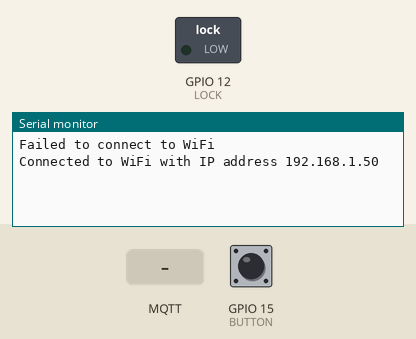
Simulated run of this sketch. Board: ESP32. On the bench: switched loads named in the sketch (green lamp = pin HIGH), the last lines printed to the serial monitor. Inputs (shaded band) come from the test bench; at power-on: GPIO 15 (BUTTON) HIGH. WiFi joins after 1.5 s; servers stay silent unless stated; no MQTT or app messages arrive unless stated; the camera gives no picture.

Above: at 6.5 s.
6.6 s: GPIO 15 (BUTTON) pulled LOW for 0.15 s
At 7.1 s:
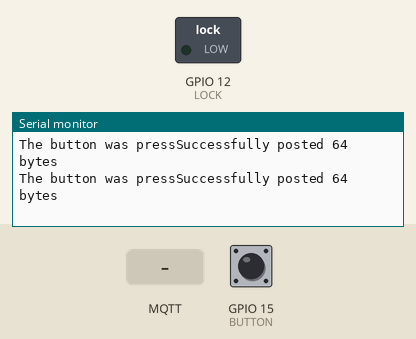
8.2 s: MQTT message "open_door" arrives on the first subscribed topic
At 8.7 s:
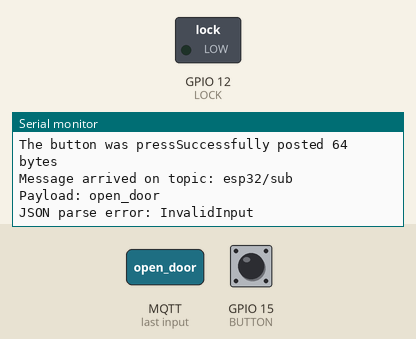
9.7 s: MQTT message "1" arrives on the first subscribed topic
At 10.9 s:
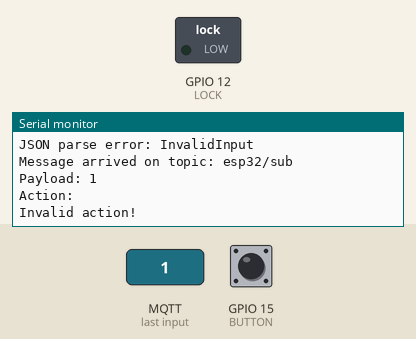
11.2 s: MQTT message "on" arrives on the first subscribed topic
At 12.2 s:
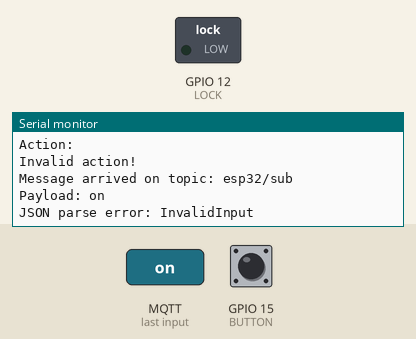
12.7 s: GPIO 15 (BUTTON) driven LOW
At 12.77 s:
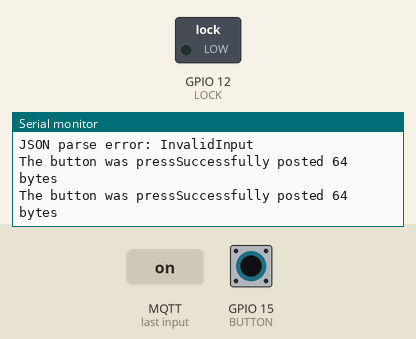

Measured:
- after the input at 6.6 s, the serial monitor: prints a new line at once (image 1)
- after the input at 8.2 s, the serial monitor: prints a new line at once (image 2)
- after the input at 9.7 s, the serial monitor: prints a new line at once (image 3)
- after the input at 11.2 s, the serial monitor: prints a new line at once (image 4)
- after the input at 12.7 s, the serial monitor: prints a new line at once (image 5)

The sketch:

esp32_cam_aws.ino
```cpp
#include "secrets.h"
#include <WiFiClientSecure.h>
#include <PubSubClient.h>
#include <ArduinoJson.h>
#include "WiFi.h"
#include "esp_camera.h"
#include <base64.h>
#include <string.h>
#include <iot.h>

#define BUTTON 15
#define LOCK 12

#define CAMERA_MODEL_AI_THINKER
#define CAMERA_MODULE_OV2640

#define PWDN_GPIO_NUM     32
#define RESET_GPIO_NUM    -1
#define XCLK_GPIO_NUM      0
#define SIOD_GPIO_NUM     26
#define SIOC_GPIO_NUM     27
#define Y9_GPIO_NUM       35
#define Y8_GPIO_NUM       34
#define Y7_GPIO_NUM       39
#define Y6_GPIO_NUM       36
#define Y5_GPIO_NUM       21
#define Y4_GPIO_NUM       19
#define Y3_GPIO_NUM       18
#define Y2_GPIO_NUM        5
#define VSYNC_GPIO_NUM    25
#define HREF_GPIO_NUM     23
#define PCLK_GPIO_NUM     22

#define LED_PIN           33 // Status led
#define LED_ON           LOW // - Pin is inverted.
#define LED_OFF         HIGH //
#define LAMP_PIN           4 // LED FloodLamp.

const char *topic_subscribe = "esp32/sub";

camera_fb_t *fb;
WiFiClientSecure secureClient = WiFiClientSecure();
PubSubClient mqttClient(secureClient);
IOT iotclient(secureClient, mqttClient);

// Status and illumination LED's
bool get_data(void)
{
    fb = esp_camera_fb_get();
    if (!fb)
    {
        Serial.println("Failed to get image");
        return false;
    }
    else
    {
        esp_camera_fb_return(fb);
        return true;
    }
}
// Hàm xử lý khi có dữ liệu nhận được
void mqttCallback(char* topic, byte* payload, unsigned int length) {
  Serial.print("Message arrived on topic: ");
  Serial.println(topic);

  // Chuyển payload từ mảng byte sang chuỗi
  String message = "";
  for (unsigned int i = 0; i < length; i++) {
    message += (char)payload[i];
  }

  Serial.print("Payload: ");
  Serial.println(message);

  // Parse JSON payload
  StaticJsonDocument<200> doc; // Tùy chỉnh kích thước nếu JSON lớn hơn
  DeserializationError error = deserializeJson(doc, message);

  if (error) {
    Serial.print("JSON parse error: ");
    Serial.println(error.c_str());
    return;
  }

  // Truy xuất các giá trị trong JSON
  const char* action = doc["action"]; // Truy cập giá trị của khóa "action"
  Serial.print("Action: ");
  Serial.println(action);

  // So sánh giá trị và thực hiện hành động
  if (strcmp(action, "open_door") == 0) {
    digitalWrite(LOCK, HIGH); // Mở khóa
    delay(1000);              // Giữ mở trong 100ms
    digitalWrite(LOCK, LOW); // Đóng khóa
   } else {
    Serial.println("Invalid action!");
   }
}

void setup()
{
    Serial.begin(115200);
    Serial.setDebugOutput(true);
    pinMode(BUTTON,INPUT_PULLUP);
    pinMode(LOCK, OUTPUT);

    digitalWrite(LOCK, LOW);


    camera_config_t config;
    config.ledc_channel = LEDC_CHANNEL_0;
    config.ledc_timer = LEDC_TIMER_0;
    config.pin_d0 = Y2_GPIO_NUM;
    config.pin_d1 = Y3_GPIO_NUM;
    config.pin_d2 = Y4_GPIO_NUM;
    config.pin_d3 = Y5_GPIO_NUM;
    config.pin_d4 = Y6_GPIO_NUM;
    config.pin_d5 = Y7_GPIO_NUM;
    config.pin_d6 = Y8_GPIO_NUM;
    config.pin_d7 = Y9_GPIO_NUM;
    config.pin_xclk = XCLK_GPIO_NUM;
    config.pin_pclk = PCLK_GPIO_NUM;
    config.pin_vsync = VSYNC_GPIO_NUM;
    config.pin_href = HREF_GPIO_NUM;
    config.pin_sscb_sda = SIOD_GPIO_NUM;
    config.pin_sscb_scl = SIOC_GPIO_NUM;
    config.pin_pwdn = PWDN_GPIO_NUM;
    config.pin_reset = RESET_GPIO_NUM;
    config.xclk_freq_hz = 20000000;
    config.pixel_format = PIXFORMAT_JPEG;
    config.frame_size = FRAMESIZE_QVGA;
    config.jpeg_quality = 5;
    config.fb_count = 1;
    config.ledc_timer = LEDC_TIMER_0;

    // camera init
    esp_err_t err = esp_camera_init(&config);
    if (err != ESP_OK)
    {
        Serial.printf("Camera init failed with error 0x%x", err);
        return;
    }
    sensor_t *s = esp_camera_sensor_get();
    //initial sensors are flipped vertically and colors are a bit saturated
    if (s->id.PID == OV3660_PID)
    {
        s->set_vflip(s, 1);       //flip it back
        s->set_brightness(s, 1);  //up the blightness just a bit
        s->set_saturation(s, -2); //lower the saturation
    }
    s->set_framesize(s, FRAMESIZE_QVGA);
    WiFi.begin(WIFI_SSID, WIFI_PASSWORD);
    while (WiFi.status() != WL_CONNECTED)
    {
        Serial.println("Failed to connect to WiFi");
        sleep(5);
    }
    Serial.print("Connected to WiFi with IP address ");
    Serial.println(WiFi.localIP());
    iotclient.setup();
    iotclient.print_on_publish(true);
    mqttClient.subscribe(topic_subscribe);
    mqttClient.setCallback(mqttCallback);
}

void loop()
{
  mqttClient.loop();
  if(digitalRead(BUTTON) == LOW){
    Serial.print("The button was press");
      if (get_data()){
        if (iotclient.publish("esp32/pub", fb->buf, fb->len))
        {
            Serial.println(String("Successfully posted ") + String(fb->len) + String(" bytes"));
        }
        else
        {
            Serial.println(String("Failed to post to MQTT"));
        }
        fb = NULL;
    }
  }

}
```

iot.cpp
```cpp
#include <WiFi.h>
#include <WiFiClientSecure.h>
#include <PubSubClient.h>
#include "secrets.h"
#include <iot.h>

IOT::IOT(WiFiClientSecure &wifi_client, PubSubClient &pubsub_client)
{
    this->_wifi_client = &wifi_client;
    this->_pubsub_client = &pubsub_client;
}

void IOT::setup(void)
{
    _pubsub_client->setServer(AWS_IOT_ENDPOINT, 8883);
    _wifi_client->setCACert(AWS_CERT_CA);
    _wifi_client->setCertificate(AWS_CERT_CRT);
    _wifi_client->setPrivateKey(AWS_CERT_PRIVATE);
    _pubsub_client->connect(DEVICE_NAME);
    while (!_pubsub_client->connected())
    {
        _pubsub_client->connect(DEVICE_NAME);
        sleep(5);
    }
}

void IOT::print_on_publish(bool goal)
{
    _PRINT = goal;
}

bool IOT::publish(String topic, const uint8_t *message, unsigned int len)
{
    while (!_pubsub_client->connected())
    {
        _pubsub_client->connect(DEVICE_NAME);
        sleep(5);
    }
    return _pubsub_client->publish(topic.c_str(), message, len);
}

void IOT::print_callback(char *topic, byte *message, unsigned int length)
{
    Serial.println(String("Message arrived on topic") + String(topic));
    if (_PRINT)
    {
        for (int ii = 0; ii < length; ii++)
        {
            Serial.print((char)message[ii]);
        }
        Serial.println();
    }
}
```

iot.h
```cpp
#include <WiFi.h>
#include <WiFiClientSecure.h>
#include <PubSubClient.h>
#define DEVICE_NAME "esp32-cam"
class IOT
{
public:
    IOT(WiFiClientSecure &wifi_client, PubSubClient &pubsub_client);
    //void register_callback(string topic, function);
    void print_on_publish(bool goal);
    bool publish(String topic, const uint8_t *message, unsigned int len);
    void setup(void);
    PubSubClient *_pubsub_client;

private:
    void print_callback(char *topic, byte *message, unsigned int length);
    bool _PRINT = false;
    WiFiClientSecure *_wifi_client;
};
```

secrets.h
```cpp
#include <pgmspace.h>

#define SECRET
#define THINGNAME "esp32-cam"

const char WIFI_SSID[] = "";
const char WIFI_PASSWORD[] = "";
const char AWS_IOT_ENDPOINT[] = "";

// Amazon Root CA 1
static const char AWS_CERT_CA[] PROGMEM = R"EOF(
-----BEGIN CERTIFICATE-----
-----END CERTIFICATE-----
)EOF";

// Device Certificate
static const char AWS_CERT_CRT[] PROGMEM = R"KEY(
-----BEGIN CERTIFICATE-----
-----END CERTIFICATE-----
)KEY";

// Device Private Key
static const char AWS_CERT_PRIVATE[] PROGMEM = R"KEY(
-----BEGIN RSA PRIVATE KEY-----
-----END RSA PRIVATE KEY-----
)KEY";
```
